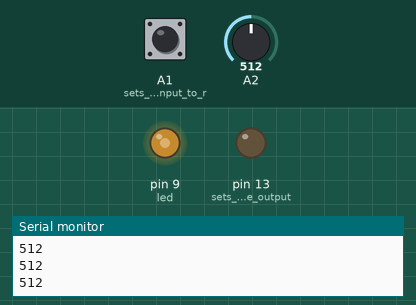
Recording of a sketch running on a simulated Arduino Uno, built with avr-gcc and run on an emulated ATmega328P. On the bench: output pins drawn as LEDs (lit = HIGH), the last lines printed to the serial monitor. The test bench sets the inputs (shaded band); at power-on: A2 = 512, A1 (sets_A1_as_the_input_to_r) LOW.

Above: at 1.2 s.
1.3 s: A2 set to 716
At 2.3 s:
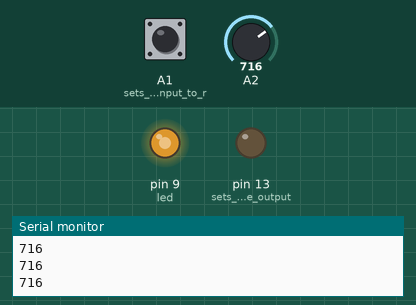
2.8 s: A1 (sets_A1_as_the_input_to_r) pulled HIGH for 0.15 s
At 2.89 s:
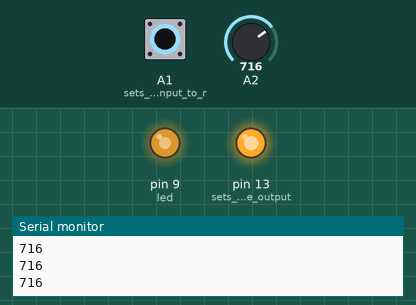
4.4 s: A2 set to 900
At 5.5 s:
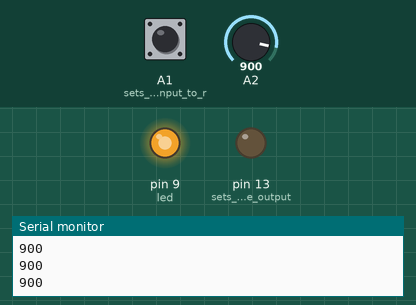
5.9 s: A1 (sets_A1_as_the_input_to_r) pulled HIGH for 1 s
At 6.7 s:
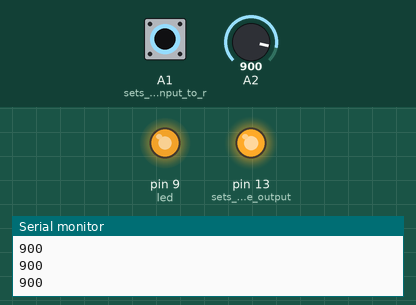
8.4 s: A2 set to 122
At 9.6 s:
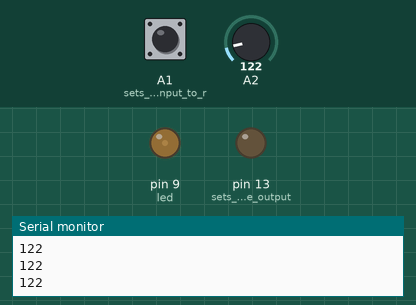
9.9 s: A1 (sets_A1_as_the_input_to_r) pulled HIGH for 0.15 s
At 9.98 s:
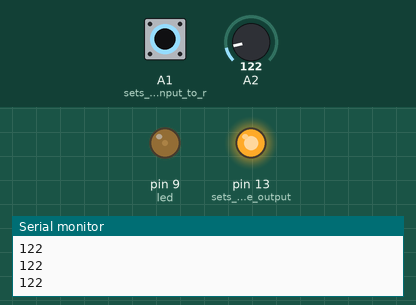
Timing chart, 0 to 12.5 s (numbered marks = the images above; inputs shaded):
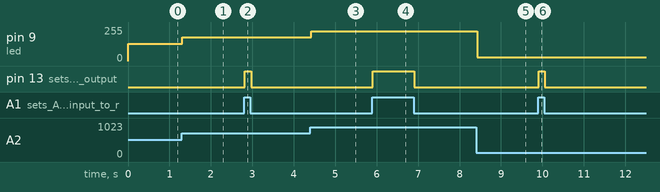

Measured:
- after the input at 1.3 s, pin 9 (led): 128/255 → 179/255 at once
- after the input at 2.8 s, pin 13 (sets_pin_13_as_the_output): LOW → HIGH at once, → LOW 0.15 s later
- after the input at 4.4 s, pin 9 (led): 179/255 → 225/255 at once
- after the input at 5.9 s, pin 13 (sets_pin_13_as_the_output): LOW → HIGH at once, → LOW 1.0 s later
- after the input at 8.4 s, pin 9 (led): 225/255 → 30/255 at once
- after the input at 9.9 s, pin 13 (sets_pin_13_as_the_output): LOW → HIGH at once, → LOW 0.15 s later

The sketch:

Week9_assignment.ino
```cpp
int led = 9; //PWM pin for the blue LED

void setup() {//runs once
  Serial.begin(9600);

  pinMode(13, OUTPUT);//sets pin 13 as the output (for red LED)
  pinMode(A1, INPUT);//sets A1 as the input to read the button
  pinMode(led, OUTPUT);//stes pin 9 as the output (for blue LED)

}

void loop() {//runs repeatedly
  //push button
  int buttonState = digitalRead(A1);//reads high or low from A1 and stores it in buttonState


  if (buttonState == HIGH) {//checks if the button is pressed
    digitalWrite(13, HIGH);//turns red led on
  } else {//this will run if the button isnt pressed
    digitalWrite(13, LOW);//turns red led off
  }

  //potentiometer
  int potValue = analogRead(A2);//reads A2 from 0 to 1023 and stores it in potValue

  Serial.println(potValue);//prints potValue on a new line in the Serial Monitor

  analogWrite(led, potValue / 4);//divides potValue by 4 to get 0–255 and sets LED brightness on pin 9

  delay(30);//waits 30 seconds
}
```
